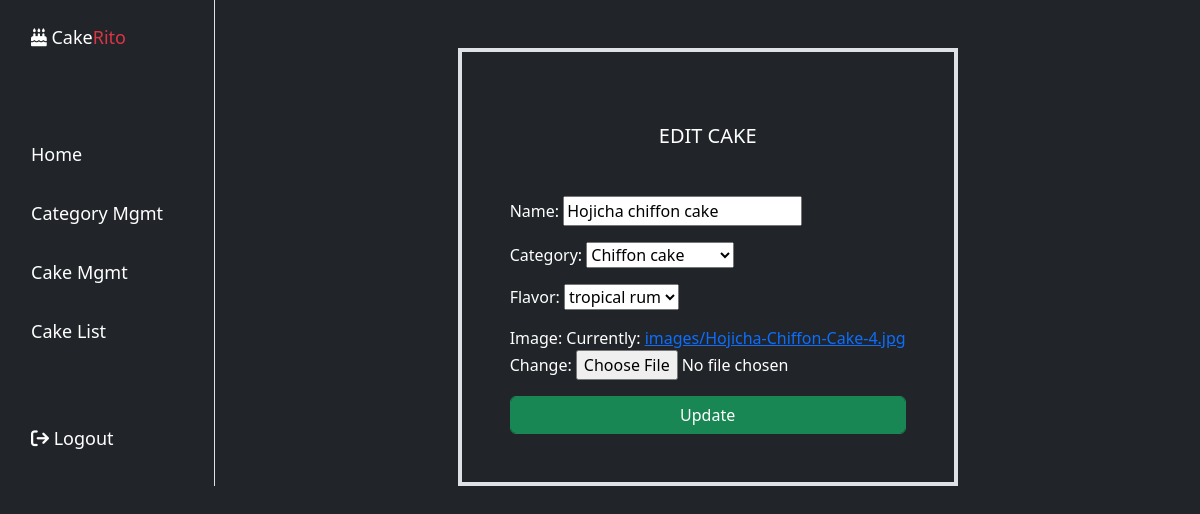
Page /cake/9/edit/ (signed in) on the committed database.
### delight/models.py (models this page shows, shortened)
class cakes(models.Model):
    name=models.CharField(max_length=200)
    category=models.ForeignKey(Category,null=True,on_delete=models.SET_NULL)
    options=(
        ("chocolate","chocolate"),
        ("vanilla","vanilla"),
        ("pistachio","pistachio"),
        ("tropical rum","tropical rum"),
        ("pineapple","pineapple"),
        ("red velvet","red velvet") ,
        ("strawberry","strawberry"),
    )
    flavor=models.CharField(max_length=200,choices=options,default="chocolate")
    image=models.ImageField(upload_to="images")

class Category(models.Model):
    name=models.CharField(max_length=200,unique=True)
    is_active=models.BooleanField(default=True)
    def __str__(self):
        return self.name

### delight/views.py (the view, shortened to what this page needs)
# urls.py: path("cake/<int:pk>/edit/",CakeUpdateView.as_view(),name="cake-edit"),
@method_decorator(decs,name="dispatch")
class CakeUpdateView(UpdateView):
    template_name="delight/cake_edit.html"
    model=cakes
    form_class=CakeAddForm
    success_url=reverse_lazy("cake-list")

### delight/forms.py
class CakeAddForm(forms.ModelForm):
    class Meta:
        model=cakes
        fields="__all__"

### delight/views.py (called while the page is built)
def signin_required(fn):
    def wrapper(request,*args,**kwargs):
        if not request.user.is_authenticated:
            messages.error(request,"invalid session !")
            return redirect("signin")
        else:
            return fn(request,*args,**kwargs)
    return wrapper

def is_admin(fn):
    def wrapper(request,*args,**kwargs):
        if not request.user.is_superuser:
            messages.error(request,"permission denied for current user !")
            return redirect("signin")
        else:
             return fn(request,*args,**kwargs)
    return wrapper

### delight/templates/delight/cake_edit.html (shortened to what this page needs)
{%extends "delight/base.html"%}
{%block body_block%}
<div class="container d-flex flex-column align-items-center mt-5 ">
   <div class="border border-4 border-shadow p-5">
    <h5 class="text-center mt-4 mb-5 ">EDIT CAKE</h5>
    <form action="" method="post" enctype="multipart/form-data">
        {{form.as_p}}
        <input type="submit" value="Update" class="btn btn-success form-control">
    </form>
   </div>
</div>
{%endblock%}

### rows in the picture
cakes: name "Hojicha chiffon cake", category "Chiffon cake", flavor "tropical rum"
